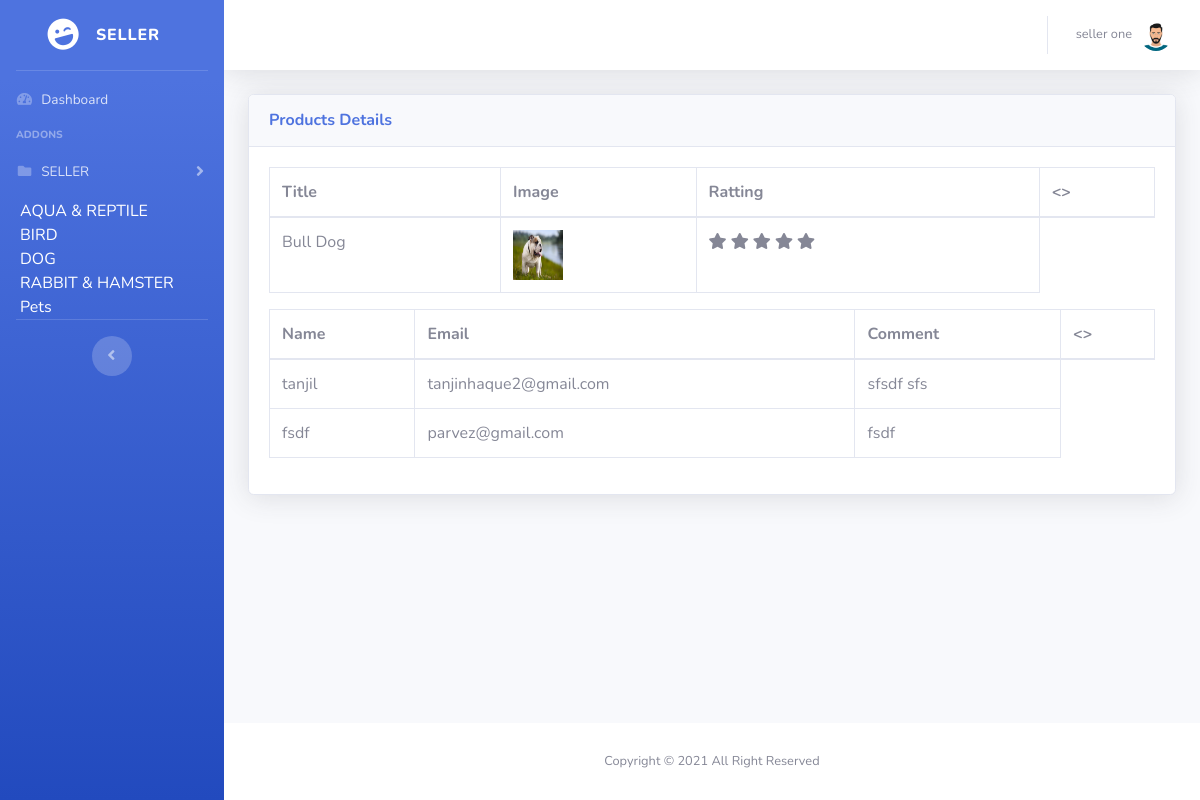
The app's page /admin/singleproductview.php?proid=39 (signed in) with its own data.
### tables this page shows
CREATE TABLE `tbl_cat` (
  `cat_id` int(11) NOT NULL,
  `cat_name` varchar(300) NOT NULL
);

CREATE TABLE `tbl_product` (
  `pro_id` int(11) NOT NULL,
  `cat_id` int(11) NOT NULL,
  `sub_id` int(11) NOT NULL,
  `title` varchar(200) NOT NULL,
  `price` varchar(200) NOT NULL,
  `quantity` varchar(200) NOT NULL,
  `unit` varchar(200) NOT NULL,
  `image` varchar(300) NOT NULL,
  `details` text NOT NULL,
  `seller_id` int(11) NOT NULL,
  `hit` int(11) NOT NULL,
  `rat_hit` int(11) NOT NULL,
  `rat_avg` int(11) NOT NULL
);

CREATE TABLE `tbl_review` (
  `review_id` int(11) NOT NULL,
  `name` varchar(200) NOT NULL,
  `email` varchar(266) NOT NULL,
  `review` text NOT NULL,
  `product_id` int(11) NOT NULL
);

### logicfiles/SessionClass.php (called while the page is built, shortened)
<?php
    class  Session{
        public static function get($key){
            if (isset($_SESSION[$key])) {
                return $_SESSION[$key];
            } else {
                return false;
            }
        }
    }
?>

### logicfiles/dbconnection.php (called while the page is built, shortened)
<?php
class DBconnection{
	public function connectDataBase(){
		$this->con = new mysqli('localhost', 'root', '','pet_shop');
	}
}
?>

### logicfiles/SelectClass.php (called while the page is built, shortened)
<?php
include_once 'dbconnection.php';
class SelectClass extends DBconnection{
	public function selectQuery($query){
		$result = $this->con->query($query) or die($this->con->error.__LINE__);
		if($result->num_rows > 0){
			return $result;
		}elseif($result->num_rows==0){
			return $result;
		} else {
			return $msg='no result found';
		}
	}
	public function selectallcat(){
		$query = "SELECT * FROM tbl_cat";
		$result = self::selectQuery($query);
		return $result;
	}
	public function viewproductbyid($id){
		$query = "SELECT * FROM tbl_product INNER JOIN tbl_cat ON tbl_product.cat_id = tbl_cat.cat_id WHERE pro_id = $id";
		$result = self::selectQuery($query);
		return $result;
	}
	public function commentview($id){
			$query = "SELECT * FROM tbl_review WHERE product_id = $id";
			$result = self::selectQuery($query);
			return $result;
	}
}
 ?>

### admin/singleproductview.php (the view)
<?php include 'header.php'; ?>
        <div class="container-fluid">
          <div class="card shadow mb-4">
            <div class="card-header py-3">
              <h6 class="m-0 font-weight-bold text-primary">Products Details</h6>
            </div>
            <div class="card-body">
              <div class="table-responsive">
                <table class="table table-bordered" id="dataTable" width="100%" cellspacing="0">
                  <thead>
                    <tr>
                      <th>Title</th>
                      <th>Image</th>
                      <th>Ratting</th>
                      <th><></th>
                    </tr>
                  </thead>
                  <tbody>
                    <?php
                        $petslist = $select->viewproductbyid($_GET['proid']);
                                    if ($petslist) {
                                        while ($row = $petslist->fetch_assoc()) {
                     ?>
                    <tr>
                      <td><?php echo $row['title']; ?></td>
                      <td><img style="height: 50px; width: 50px;" src="../<?php echo $row['image']; ?>"></td>
                      <td>
                        <?php
                                if ($row['rat_hit']!=0 || $row['rat_avg']!=0) {
                                $a = ceil($row['rat_hit']/$row['rat_avg']); ?>
                                <?php
                                    if ($a==0) {
                                        echo "No ratting";
                                    }elseif($a==1){
                                        echo "<i class='fa fa-star'></i>";
                                    }elseif($a==2){
                                        echo "<i class='fa fa-star'></i>
                                        <i class='fa fa-star'></i>";
                                    }elseif($a==3){
                                        echo "<i class='fa fa-star'></i>
                                        <i class='fa fa-star'></i>
                                        <i class='fa fa-star'></i>";
                                    }elseif($a==4){
                                        echo "<i class='fa fa-star'></i>
                                        <i class='fa fa-star'></i>
                                        <i class='fa fa-star'></i>
                                        <i class='fa fa-star'></i>";
                                    }elseif($a==5){
                                        echo "<i class='fa fa-star'></i>
                                        <i class='fa fa-star'></i>
                                        <i class='fa fa-star'></i>
                                        <i class='fa fa-star'></i>
                                        <i class='fa fa-star'></i>";
                                    }
                                    else{
                                    }
                                }
                                ?>
                      </td>
                    </tr>
               <?php } } ?>
                  </tbody>
                </table>
                  </div>
                <div class="table-responsive">
                <table class="table table-bordered" id="dataTable" width="100%" cellspacing="0">
                  <thead>
                    <tr>
                      <th>Name</th>
                      <th>Email</th>
                      <th>Comment</th>
                      <th><></th>
                    </tr>
                  </thead>
                  <tbody>
                         <?php
                  $getcmd = $select->commentview($_GET['proid']);
                                    if ($getcmd) {
                                        while ($getcom = $getcmd->fetch_assoc()) {
                   ?>
                    <tr>
                      <td>  <?php echo $getcom['name']; ?> </td>
                      <td> <?php echo $getcom['email']; ?></td>
                      <td>     <?php echo $getcom['review']; ?></td>
                    </tr>
                                <?php }} ?>
                  </tbody>
                </table>
              </div>
            </div>
          </div>
        </div>
      </div>
<?php include 'footer.php'; ?>

### admin/header.php (shortened to what this page needs)
  <?php
  include_once '../logicfiles/SelectClass.php';
  include_once '../logicfiles/Login.php';
  $select = new SelectClass();
  include_once '../logicfiles/SessionClass.php';
  $seller_name = Session::get('seller_name');
  $seller_image = Session::get('seller_image');
  $admin = Session::get('admin');
  ?>
<!DOCTYPE html>
<html lang="en">
<head>
  <link href="vendor/fontawesome-free/css/all.min.css" rel="stylesheet" type="text/css">
  <link href="css/sb-admin-2.min.css" rel="stylesheet">
  <link href="vendor/datatables/dataTables.bootstrap4.min.css" rel="stylesheet">
</head>
<body id="page-top">
  <div id="wrapper">
    <ul class="navbar-nav bg-gradient-primary sidebar sidebar-dark accordion" id="accordionSidebar">
      <a class="sidebar-brand d-flex align-items-center justify-content-center" href="index.php">
        <div class="sidebar-brand-icon rotate-n-15">
          <i class="fas fa-laugh-wink"></i>
        </div>
         <?php if ($admin == 'admin') {
        ?>
        <div class="sidebar-brand-text mx-3">Admin</div>
      <?php }else{ ?>
        <div class="sidebar-brand-text mx-3">SELLER</div>
      <?php } ?>
      </a>
      <hr class="sidebar-divider my-0">
      <li class="nav-item">
        <a class="nav-link" href="index.php">
          <i class="fas fa-fw fa-tachometer-alt"></i>
          <span>Dashboard</span></a>
      </li>
      <?php if ($admin == 'admin') {
        ?>
      <hr class="sidebar-divider">
      <div class="sidebar-heading">
        Interface
      </div>
<!--       <li class="nav-item">
        <a class="nav-link collapsed" href="#" data-toggle="collapse" data-target="#collapseTwo" aria-expanded="true" aria-controls="collapseTwo">
          <i class="fas fa-fw fa-cog"></i>
          <span>Components</span>
        </a>
        <div id="collapseTwo" class="collapse" aria-labelledby="headingTwo" data-parent="#accordionSidebar">
          <div class="bg-white py-2 collapse-inner rounded">
            <h6 class="collapse-header">Custom Components:</h6>
            <a class="collapse-item" href="buttons.html">Buttons</a>
            <a class="collapse-item" href="cards.html">Cards</a>
          </div>
        </div>
      </li> -->
      <li class="nav-item">
        <a class="nav-link collapsed" href="#" data-toggle="collapse" data-target="#collapseUtilities" aria-expanded="true" aria-controls="collapseUtilities">
          <i class="fas fa-fw fa-wrench"></i>
          <span>Monitoring</span>
        </a>
        <div id="collapseUtilities" class="collapse" aria-labelledby="headingUtilities" data-parent="#accordionSidebar">
          <div class="bg-white py-2 collapse-inner rounded">
            <h6 class="collapse-header">CustomerS & Seller :</h6>
            <a class="collapse-item" href="customerprofile.php">Customer Profile</a>
            <a class="collapse-item" href="sellerprofile.php">Seller Profile</a>
            <a class="collapse-item" href="confirmtable.php">Confirm now</a>
          </div>
        </div>
      </li>
      <hr class="sidebar-divider">
    <?php }else{ ?>
      <div class="sidebar-heading">
        Addons
      </div>
      <li class="nav-item">
        <a class="nav-link collapsed" href="#" data-toggle="collapse" data-target="#collapsePages" aria-expanded="true" aria-controls="collapsePages">
          <i class="fas fa-fw fa-folder"></i>
          <span>SELLER</span>
        </a>
      </li>
       <div class="dropdown">
            <?php
                                      $foodview = $select->selectallcat();
                                    if ($foodview) {
                                        while ($row = $foodview->fetch_assoc()) {
                                  ?>
                        <li>
                            <a style="color: #fff; margin-left: 20px;margin-top: 5px;" data-toggle="dropdown" dclass="dropdown-toggle" href="#"><span class="key"><?php echo $row['cat_name']; ?><?php  $row['cat_id']; ?> </span><b class="caret"></b></a>
                      </li>
                                <?php  } } ?>
        </div>
          <hr class="sidebar-divider">
        <?php } if ($admin == 'admin') {
         ?>
<div class="sidebar-heading">
        Other
      </div>
      <li class="nav-item">
        <?php if ($flag==0 ) { ?>
        <a class="nav-link" href="adminprofile.php">
          <i class="fas fa-fw fa-chart-area"></i>
          <span>Admin Profile</span></a>
        <?php } ?>
        <a class="nav-link" href="createcat.php">
          <i class="fas fa-fw fa-chart-area"></i>
          <span>Categories</span></a>
          <a class="nav-link" href="product.php">
          <i class="fas fa-fw fa-chart-area"></i>
          <span>Product Table</span></a>
      </li>
      <hr class="sidebar-divider d-none d-md-block">
    <?php } ?>
      <div class="text-center d-none d-md-inline">
        <button class="rounded-circle border-0" id="sidebarToggle"></button>
      </div>
    </ul>
    <div id="content-wrapper" class="d-flex flex-column">
      <div id="content">
        <nav class="navbar navbar-expand navbar-light bg-white topbar mb-4 static-top shadow">
          <ul class="navbar-nav ml-auto">
            <li class="nav-item dropdown no-arrow">
              <a class="nav-link dropdown-toggle" href="#" id="userDropdown" role="button" data-toggle="dropdown" aria-haspopup="true" aria-expanded="false">
                <span class="mr-2 d-none d-lg-inline text-gray-600 small"><?php echo $seller_name;?></span>
                <img class="img-profile rounded-circle" src="../<?php echo $seller_image;?>">
              </a>
            </li>
          </ul>
        </nav>

### records on screen
tbl_cat: cat_name "AQUA & REPTILE"
tbl_cat: cat_name "BIRD"
tbl_cat: cat_name "DOG"
tbl_cat: cat_name "RABBIT & HAMSTER"
tbl_cat: cat_name "Pets"
tbl_product: title "Bull Dog", image (picture), rat_avg 2 (drawn)
tbl_review: name "tanjil", email "tanjinhaque2@gmail.com", review "sfsdf sfs"
tbl_review: name "fsdf", email "parvez@gmail.com", review "fsdf"

### other values on screen
$seller_name "seller one"
